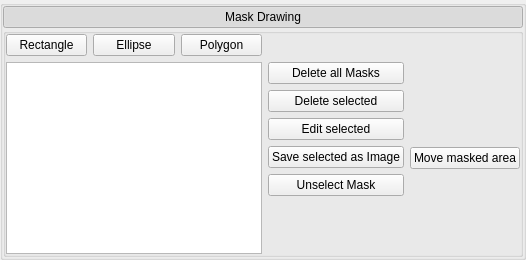
               <widget class="QGroupBox" name="draw_mask_groupbox">
                <property name="styleSheet">
                 <string notr="true"/>
                </property>
                <property name="title">
                 <string/>
                </property>
                <property name="styleClass" stdset="0">
                 <string>outsideFrame</string>
                </property>
                <layout class="QVBoxLayout" name="verticalLayout_10">
                 <property name="spacing">
                  <number>0</number>
                 </property>
                 <property name="leftMargin">
                  <number>0</number>
                 </property>
                 <property name="topMargin">
                  <number>0</number>
                 </property>
                 <property name="rightMargin">
                  <number>0</number>
                 </property>
                 <property name="bottomMargin">
                  <number>0</number>
                 </property>
                 <item>
                  <widget class="QPushButton" name="pushButton_3">
                   <property name="styleSheet">
                    <string notr="true"/>
                   </property>
                   <property name="text">
                    <string>Mask Drawing</string>
                   </property>
                   <property name="checkable">
                    <bool>true</bool>
                   </property>
                   <property name="checked">
                    <bool>true</bool>
                   </property>
                   <property name="styleClass" stdset="0">
                    <string>MenuButton</string>
                   </property>
                  </widget>
                 </item>
                 <item>
                  <widget class="QGroupBox" name="inside_draw_mask_groupbox">
                   <property name="styleSheet">
                    <string notr="true"/>
                   </property>
                   <property name="title">
                    <string/>
                   </property>
                   <property name="styleClass" stdset="0">
                    <string>insideFrame</string>
                   </property>
                   <layout class="QGridLayout" name="gridLayout_13">
                    <property name="leftMargin">
                     <number>0</number>
                    </property>
                    <property name="topMargin">
                     <number>0</number>
                    </property>
                    <property name="rightMargin">
                     <number>0</number>
                    </property>
                    <property name="bottomMargin">
                     <number>0</number>
                    </property>
                    <property name="spacing">
                     <number>6</number>
                    </property>
                    <item row="0" column="1">
                     <widget class="QPushButton" name="ellipse_mask_button">
                      <property name="text">
                       <string>Ellipse</string>
                      </property>
                      <property name="checkable">
                       <bool>true</bool>
                      </property>
                     </widget>
                    </item>
                    <item row="1" column="0" colspan="3">
                     <widget class="QListWidget" name="masks_list_widget"/>
                    </item>
                    <item row="0" column="0">
                     <widget class="QPushButton" name="rectangle_mask_button">
                      <property name="text">
                       <string>Rectangle</string>
                      </property>
                      <property name="checkable">
                       <bool>true</bool>
                      </property>
                     </widget>
                    </item>
                    <item row="1" column="4">
                     <widget class="QPushButton" name="move_masked_area_button">
                      <property name="text">
                       <string>Move masked area</string>
                      </property>
                      <property name="checkable">
                       <bool>true</bool>
                      </property>
                     </widget>
                    </item>
                    <item row="1" column="3">
                     <layout class="QVBoxLayout" name="verticalLayout_4">
                      <item>
                       <widget class="QPushButton" name="delete_all_masks_button">
                        <property name="text">
                         <string>Delete all Masks</string>
                        </property>
                       </widget>
                      </item>
                      <item>
                       <widget class="QPushButton" name="delete_mask_button">
                        <property name="text">
                         <string>Delete selected</string>
                        </property>
                       </widget>
                      </item>
                      <item>
                       <widget class="QPushButton" name="edit_mask_button">
                        <property name="text">
                         <string>Edit selected</string>
                        </property>
                        <property name="checkable">
                         <bool>true</bool>
                        </property>
                       </widget>
                      </item>
                      <item>
                       <widget class="QPushButton" name="save_mask_button">
                        <property name="text">
                         <string>Save selected as Image</string>
                        </property>
                       </widget>
                      </item>
                      <item>
                       <widget class="QPushButton" name="unselect_mask_button">
                        <property name="text">
                         <string>Unselect Mask</string>
                        </property>
                       </widget>
                      </item>
                      <item>
                       <spacer name="verticalSpacer_6">
                        <property name="orientation">
                         <enum>Qt::Vertical</enum>
                        </property>
                        <property name="sizeHint" stdset="0">
                         <size>
                          <width>20</width>
                          <height>40</height>
                         </size>
                        </property>
                       </spacer>
                      </item>
                     </layout>
                    </item>
                    <item row="0" column="4">
                     <spacer name="horizontalSpacer_4">
                      <property name="orientation">
                       <enum>Qt::Horizontal</enum>
                      </property>
                      <property name="sizeHint" stdset="0">
                       <size>
                        <width>40</width>
                        <height>20</height>
                       </size>
                      </property>
                     </spacer>
                    </item>
                    <item row="0" column="2">
                     <widget class="QPushButton" name="polygon_mask_button">
                      <property name="text">
                       <string>Polygon</string>
                      </property>
                      <property name="checkable">
                       <bool>true</bool>
                      </property>
                     </widget>
                    </item>
                   </layout>
                  </widget>
                 </item>
                </layout>
               </widget>
